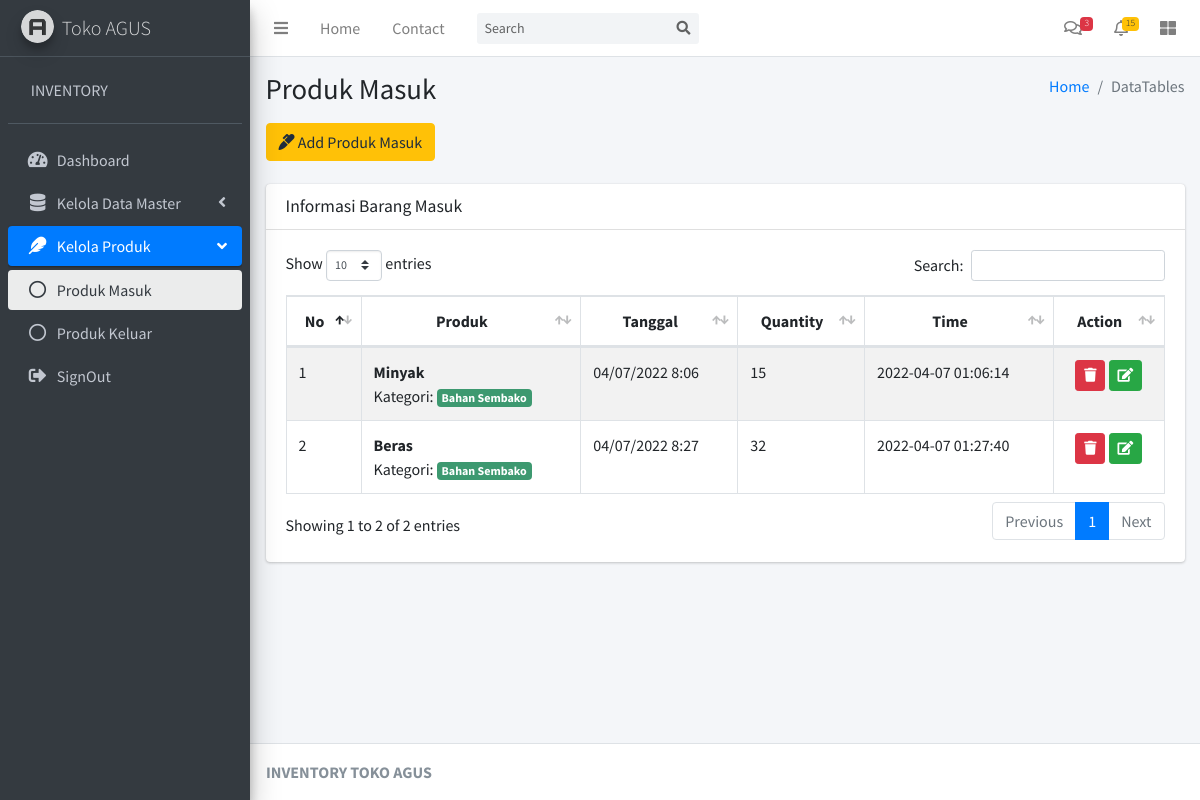
The page /ControllerPengelolaanBarang/barang_masuk on the database as committed earlier.
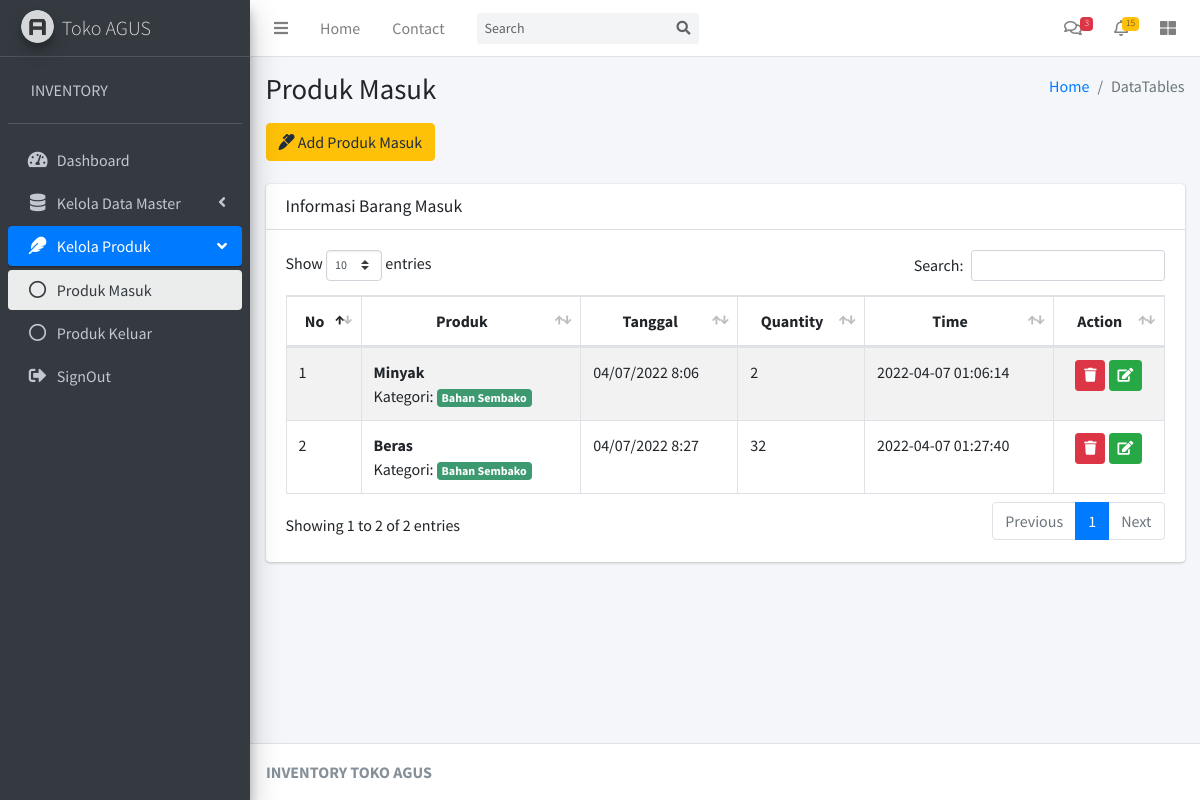
The same page on the database as committed later.
### tables this page shows
CREATE TABLE `produk_masuk` (
  `id_produk_masuk` int(11) NOT NULL,
  `id_produk` int(11) NOT NULL,
  `qty` varchar(20) NOT NULL,
  `create_time` timestamp NOT NULL DEFAULT current_timestamp(),
  `tgl_masuk` varchar(15) NOT NULL
);

CREATE TABLE `produk` (
  `id_produk` int(11) NOT NULL,
  `id_kategori` int(11) NOT NULL,
  `id_supplier` int(11) NOT NULL,
  `kode_produk` varchar(10) NOT NULL,
  `nama_produk` varchar(50) NOT NULL,
  `harga_produk` varchar(25) NOT NULL
);

CREATE TABLE `kategori` (
  `id_kategori` int(11) NOT NULL,
  `nama_kategori` varchar(125) NOT NULL
);

### application/controllers/ControllerPengelolaanBarang.php (called while the page is built, shortened)
<?php
class ControllerPengelolaanBarang extends CI_Controller
{
    public function __construct()
    {
        $this->load->model('KelolaProduk');
        $this->load->model('DataMaster');
    }
    public function barang_masuk()
    {
        $data = array(
            'brg_masuk' => $this->KelolaProduk->barang_masuk()
        );
        $this->load->view('Layout/head');
        $this->load->view('Layout/navbar');
        $this->load->view('Layout/aside');
        $this->load->view('Content/barang_masuk', $data);
        $this->load->view('Layout/footer');
    }
}

### index.php (called while the page is built, shortened)
<?php
require_once BASEPATH.'core/CodeIgniter.php';

### application/models/KelolaProduk.php (called while the page is built, shortened)
<?php
class KelolaProduk extends CI_Model
{
    public function barang_masuk()
    {
        $this->db->select('*');
        $this->db->from('produk_masuk');
        $this->db->join('produk', 'produk_masuk.id_produk = produk.id_produk', 'left');
        $this->db->join('kategori', 'produk.id_kategori = kategori.id_kategori', 'left');
        $this->db->where('produk_masuk.qty!=0');
        return $this->db->get()->result();
    }
}

### application/views/Content/barang_masuk.php (the view, shortened to what this page needs)
<div class="content-wrapper">
    <section class="content-header">
        <div class="container-fluid">
            <div class="row mb-2">
                <div class="col-sm-6">
                    <h1>Produk Masuk</h1>
                    <a href="<?= base_url('ControllerPengelolaanBarang/create_brg_masuk') ?>" class="btn btn-warning mt-3"><i class="fas fa-marker"></i> Add Produk Masuk</a>
                </div>
                <div class="col-sm-6">
                    <ol class="breadcrumb float-sm-right">
                        <li class="breadcrumb-item"><a href="#">Home</a></li>
                        <li class="breadcrumb-item active">DataTables</li>
                    </ol>
                </div>
            </div>
        </div>
    </section>
    <section class="content">
        <div class="container-fluid">
            <div class="row">
                <div class="col-12">
                    <div class="card">
                        <div class="card-header">
                            <h3 class="card-title">Informasi Barang Masuk</h3>
                        </div>
                        <div class="card-body">
                            <table id="example1" class="table table-bordered table-striped">
                                <thead>
                                    <tr>
                                        <th class="text-center">No</th>
                                        <th class="text-center">Produk</th>
                                        <th class="text-center">Tanggal</th>
                                        <th class="text-center">Quantity</th>
                                        <th class="text-center">Time</th>
                                        <th class="text-center">Action</th>
                                    </tr>
                                </thead>
                                <tbody>
                                    <?php
                                    $no = 1;
                                    foreach ($brg_masuk as $key => $value) {
                                    ?>
                                        <tr>
                                            <td><?= $no++ ?></td>
                                            <td><strong><?= $value->nama_produk ?></strong><br>
                                                Kategori: <span class="badge bg-olive"><?= $value->nama_kategori ?></span>
                                            </td>
                                            <td><?= $value->tgl_masuk ?></td>
                                            <td><?= $value->qty ?></td>
                                            <td><?= $value->create_time ?></td>
                                            <td class="text-center"> <a href="<?= base_url('ControllerPengelolaanBarang/hapus_brg_masuk/' . $value->id_produk_masuk . '/' . $value->id_produk) ?>" class="btn btn-danger btn-sm"><i class="fa fa-trash"></i></a>
                                                <a href="<?= base_url('ControllerPengelolaanBarang/edit_brg_masuk/' . $value->id_produk_masuk) ?>" class="btn btn-success btn-sm"><i class="fa fa-edit"></i></a>
                                            </td>
                                        </tr>
                                    <?php
                                    }
                                    ?>
                                </tbody>
                            </table>
                        </div>
                    </div>
                </div>
            </div>
        </div>
    </section>
</div>

Rows that differ between the two databases and show on the page:
changed produk_masuk "Minyak": qty "15" → "2"
